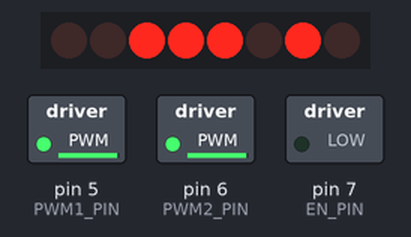
Recording of a sketch running on a simulated Arduino Uno, built with avr-gcc and run on an emulated ATmega328P. On the bench: 8 shift-register outputs drawn as a row of LEDs (first output left, lit = HIGH), switched loads named in the sketch (green lamp = pin HIGH). Wiring (inferred from the names in the program): shift register (74HC595): data pin 8; shift clock pin 2; latch pin 4. Wiring (inferred from the signals the program sends): row of LEDs: on Q0, Q1, Q2, Q3, Q4, Q5, Q6, Q7. Pins used as bus, display or sensor lines are not drawn.

Above: at 0.1 s.
At 4.1 s:
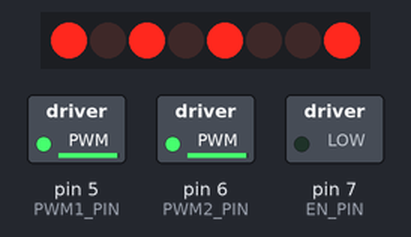
At 8.1 s:
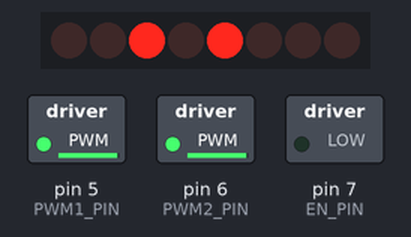
At 18.1 s:
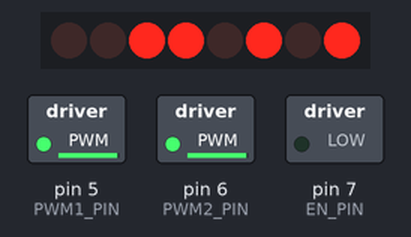
At 28.1 s:
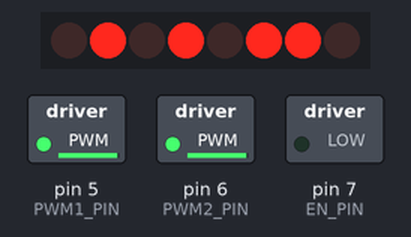
At 38.1 s:
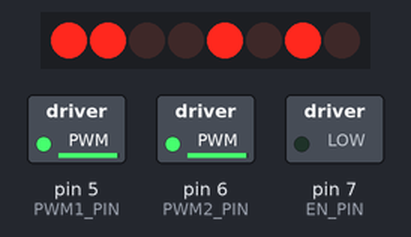
Timing chart, 0 to 39.6 s (numbered marks = the images above):
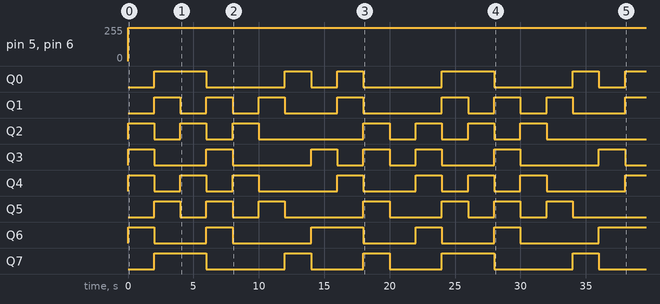

Measured:
- by itself, pin 5 (PWM1_PIN), pin 6 (PWM2_PIN): 0/255 → 250/255 at 0.00 s
- by itself, Q0: LOW → HIGH at 2.0 s, → LOW 4.0 s later, → HIGH 6.0 s later, → LOW 2.0 s later, … (11 changes in this stretch)
- by itself, Q1: LOW → HIGH at 2.0 s, → LOW 2.0 s later, → HIGH 2.0 s later, → LOW 2.0 s later, … (15 changes in this stretch)
- by itself, Q2: LOW → HIGH at 0.00 s, → LOW 2.0 s later, → HIGH 2.0 s later, → LOW 2.0 s later, … (14 changes in this stretch)
- by itself, Q3: LOW → HIGH at 0.00 s, → LOW 2.0 s later, → HIGH 4.0 s later, → LOW 2.0 s later, … (14 changes in this stretch)
- by itself, Q4: LOW → HIGH at 0.00 s, → LOW 2.0 s later, → HIGH 2.0 s later, → LOW 2.0 s later, … (15 changes in this stretch)
- by itself, Q5: LOW → HIGH at 2.0 s, → LOW 2.0 s later, → HIGH 2.0 s later, → LOW 2.0 s later, … (14 changes in this stretch)
- by itself, Q6: LOW → HIGH at 0.00 s, → LOW 2.0 s later, → HIGH 4.0 s later, → LOW 2.0 s later, … (11 changes in this stretch)

The sketch:

1_Auto_move.ino
```cpp
// PWM control pin
#define PWM1_PIN            5
#define PWM2_PIN            6
// 74HCT595N Chip pins
#define SHCP_PIN            2                               // The displacement of the clock
#define EN_PIN              7                               // Can make control
#define DATA_PIN            8                               // Serial data
#define STCP_PIN            4                               // Memory register clock

const int Forward       = 92;                               // forward
const int Backward      = 163;                              // back
const int Turn_Left     = 149;                              // left translation
const int Turn_Right    = 106;                              // Right translation
const int Top_Left      = 20;                               // Upper left mobile
const int Bottom_Left   = 129;                              // Lower left mobile
const int Top_Right     = 72;                               // Upper right mobile
const int Bottom_Right  = 34;                               // The lower right move
const int Stop          = 0;                                // stop
const int Contrarotate  = 172;                              // Counterclockwise rotation
const int Clockwise     = 83;                               // Rotate clockwise

void setup()
{
    pinMode(SHCP_PIN, OUTPUT);
    pinMode(EN_PIN, OUTPUT);
    pinMode(DATA_PIN, OUTPUT);
    pinMode(STCP_PIN, OUTPUT);
    pinMode(PWM1_PIN, OUTPUT);
    pinMode(PWM2_PIN, OUTPUT);
}

void loop()
{
    /* Forward */
    Motor(Forward, 250);
    delay(2000);
    /* Backward */
    Motor(Backward, 250);
    delay(2000);
    /* Turn_Left */
    Motor(Turn_Left, 250);
    delay(2000);
    /* Turn_Right */
    Motor(Turn_Right, 250);
    delay(2000);
    /* Top_Left */
    Motor(Top_Left, 250);
    delay(2000);
    /* Bottom_Right */
    Motor(Bottom_Right, 250);
    delay(2000);
    /* Bottom_Left */
    Motor(Bottom_Left, 250);
    delay(2000);
    /* Top_Right */
    Motor(Top_Right, 250);
    delay(2000);
    /* Clockwise */
    Motor(Clockwise, 250);
    delay(2000);
    /* Contrarotate */
    Motor(Contrarotate, 250);
    delay(2000);
    /* Stop */
    Motor(Stop, 250);
    delay(2000);
}

void Motor(int Dir, int Speed)
{
    digitalWrite(EN_PIN, LOW);
    analogWrite(PWM1_PIN, Speed);
    analogWrite(PWM2_PIN, Speed);

    digitalWrite(STCP_PIN, LOW);
    shiftOut(DATA_PIN, SHCP_PIN, MSBFIRST, Dir);
    digitalWrite(STCP_PIN, HIGH);
}
```
